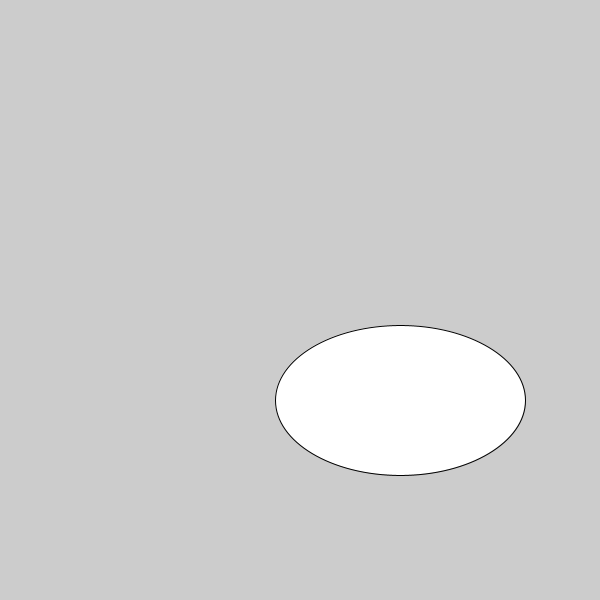
Frame 1 (no input)
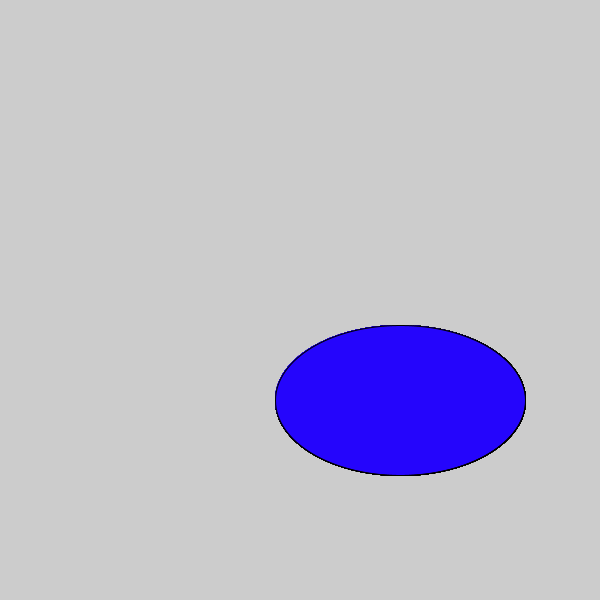
Frame 60 (the mouse pressed at the canvas centre just before this capture)
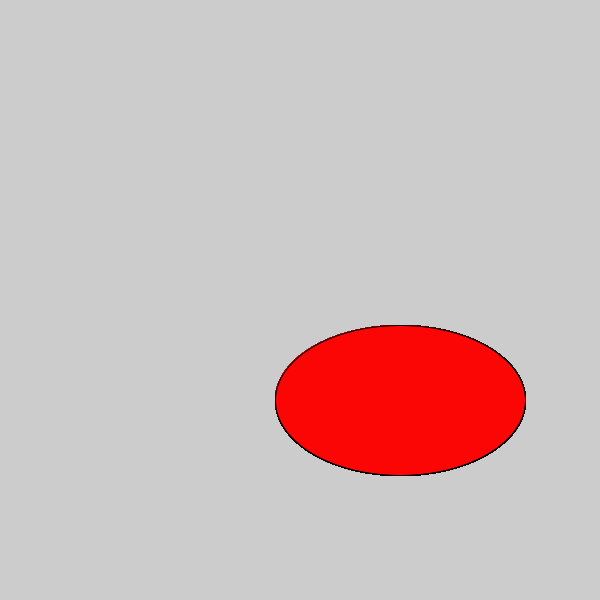
Frame 120 (the mouse held since frame 60 and released just before this capture)

The Processing sketch that drew these frames (run headless with seeded random() and noise(); from frame 60 on, the mouse is pressed at the canvas centre):

// Processing sketch: Red_and_Blue_Elliptical
// ── Red_and_Blue_Elliptical.pde


void setup() {
 size(600,600);
}

void draw() {

  ellipse(400,400,250,150);

if (mousePressed) {
        fill(#FC0505);
} else {
        fill(#2505FC);
}
}
